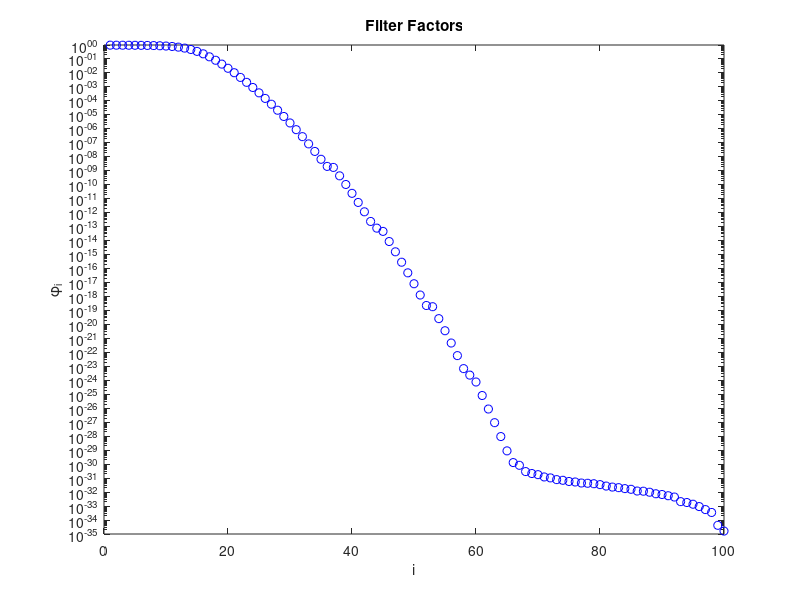
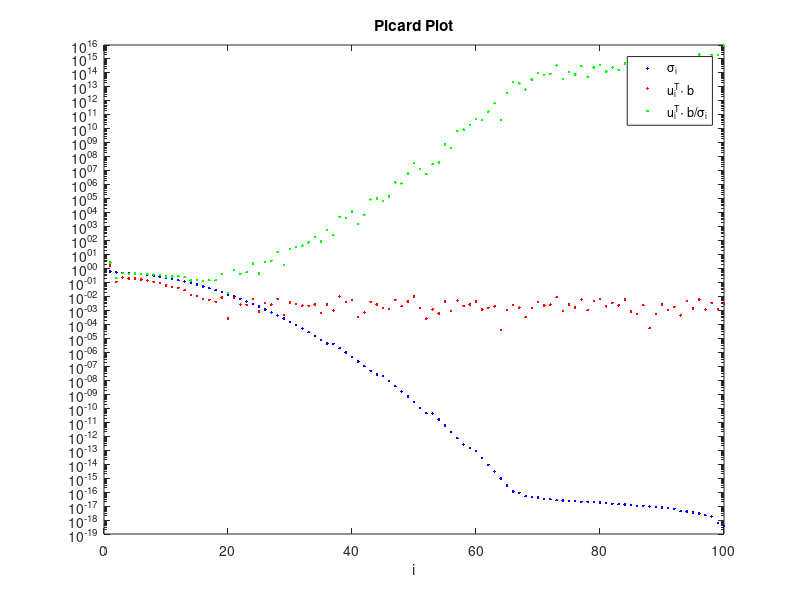
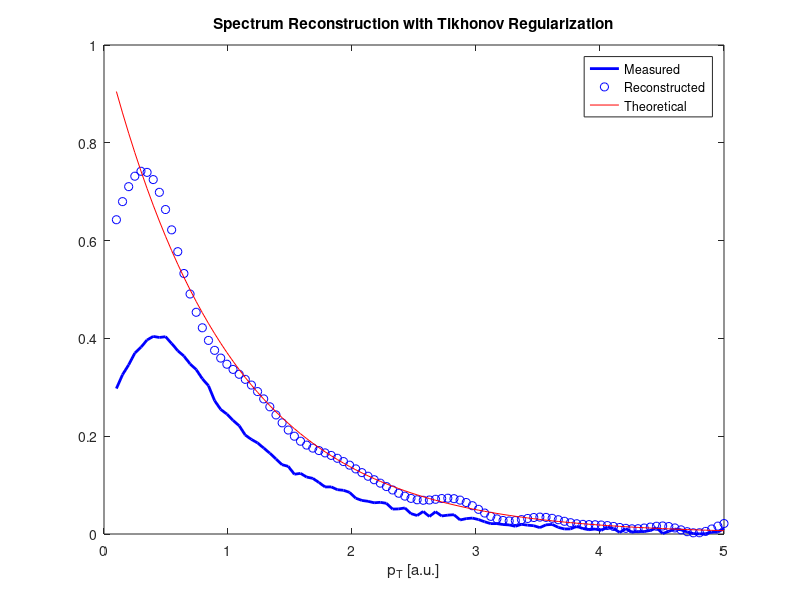

The MATLAB source for these figures, in order:
%{
    Code demonstrating the use of singular value decomposition with 
    Tikhonov regularization for solving discrete data unfolding 
    (i.e., deconvolution) problems.

    We simulate an exponentially falling spectrum, distorted with a 
    Gaussian convolution kernel with random white noise. The signal is
    reconstructed using all of the kernel's left singular vectors, with
    a filtering factor depending on an "arbitrary" smoothing scalar.

    AUTHOR: J. Orjuela-Koop
    DATA: December 2014
%}

%Define general parameters of the simulation
lim_inf = 0.1;
lim_sup = 5;
DIM = 100;

aux = linspace(lim_inf,lim_sup,DIM);
[Y,X] = meshgrid(aux,aux);

%Define the truth distribution and Gaussian convolution kernel
f_truth = @(x) exp(-x);
truth_orig = exp(-aux);
f_kern = @(x) 0.05*exp(-x.^2);

width = (1./sqrt(X*X+Y*Y))+0.02;
K = ((lim_sup-lim_inf)/DIM)*(exp(-(X-Y).^2./(2*width)));      %Response matrix

%Generate data
truth = exp(-aux);
b_exact = K*truth';
e = 0.01*max(b_exact)*randn(DIM,1);              %Generate Gaussian noise
b_measured = b_exact + e;                        %Add noise

%Singular Value Decomposition
[U,D,V] = svd(K);
d = diag(D);

%Tikhonov smoothing
lambda = 0.096;
F_num = D*D;
F_denom = D*D + lambda*lambda*eye(DIM);
F = F_num / F_denom;
ff = diag(F);                                    %Filter factors

%Generate the Picard plot
svd_comps = abs(U'*b_measured);                  %SVD coefficients
svd_comps_ratio = svd_comps ./ d;                %SVD coeffs ratio

%Solve the system using Tikhhonov regularization
x = zeros(1,DIM);
for i=1:DIM
    x = x + ff(i)*dot(U(:,i)',b_measured)/d(i) * V(:,i)';
end

%Plot filter factors
figure;
semilogy(ff,'bo');
title('Filter Factors')
xlabel('i')
ylabel('\phi_i')

%Generate Picard plot
figure;  
semilogy(d,'b.');                               
hold on;
semilogy(svd_comps,'r.');
hold on;
semilogy(svd_comps_ratio,'g.');
title('Picard Plot')
legend('\sigma_i','u_i^T\cdot b','u_i^T\cdot b/\sigma_i')
xlabel('i')

%Plot reconstructed signal
figure;
plot(aux,b_measured,'b-','LineWidth',2);
hold on;
plot(aux,x,'ob');
hold on;
plot(aux,truth_orig,'-r','LineWidth',0.5);
title('Spectrum Reconstruction with Tikhonov Regularization')
legend('Measured','Reconstructed','Theoretical')
xlabel('p_{T} [a.u.]')